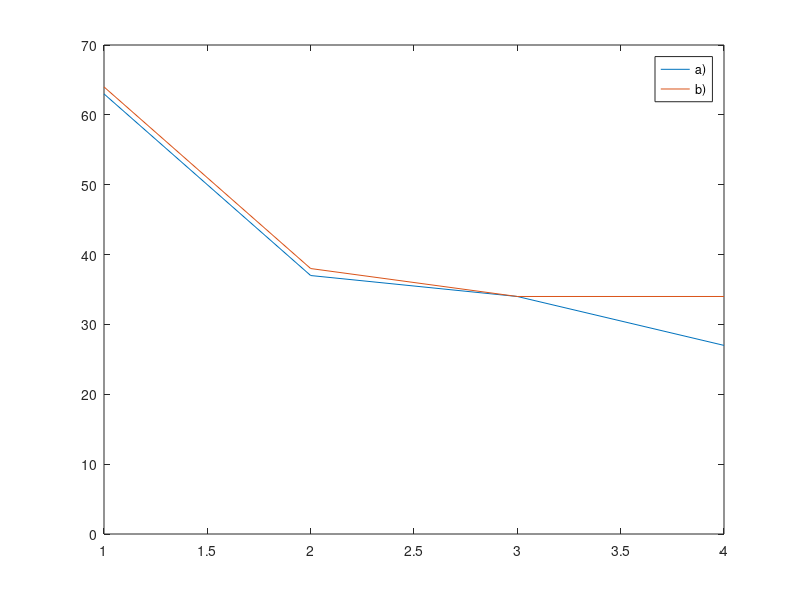

Here is the MATLAB script that generated this plot:
Wa = 1:4;
Ta = [63 37 34 27];

Wb = 1:4;
Tb = [64 38 34 34];

plot(Wa, Ta);
hold on;
plot(Wb, Tb);
legend('a)', 'b)');
axis([1 4 0 70]);
pause;
